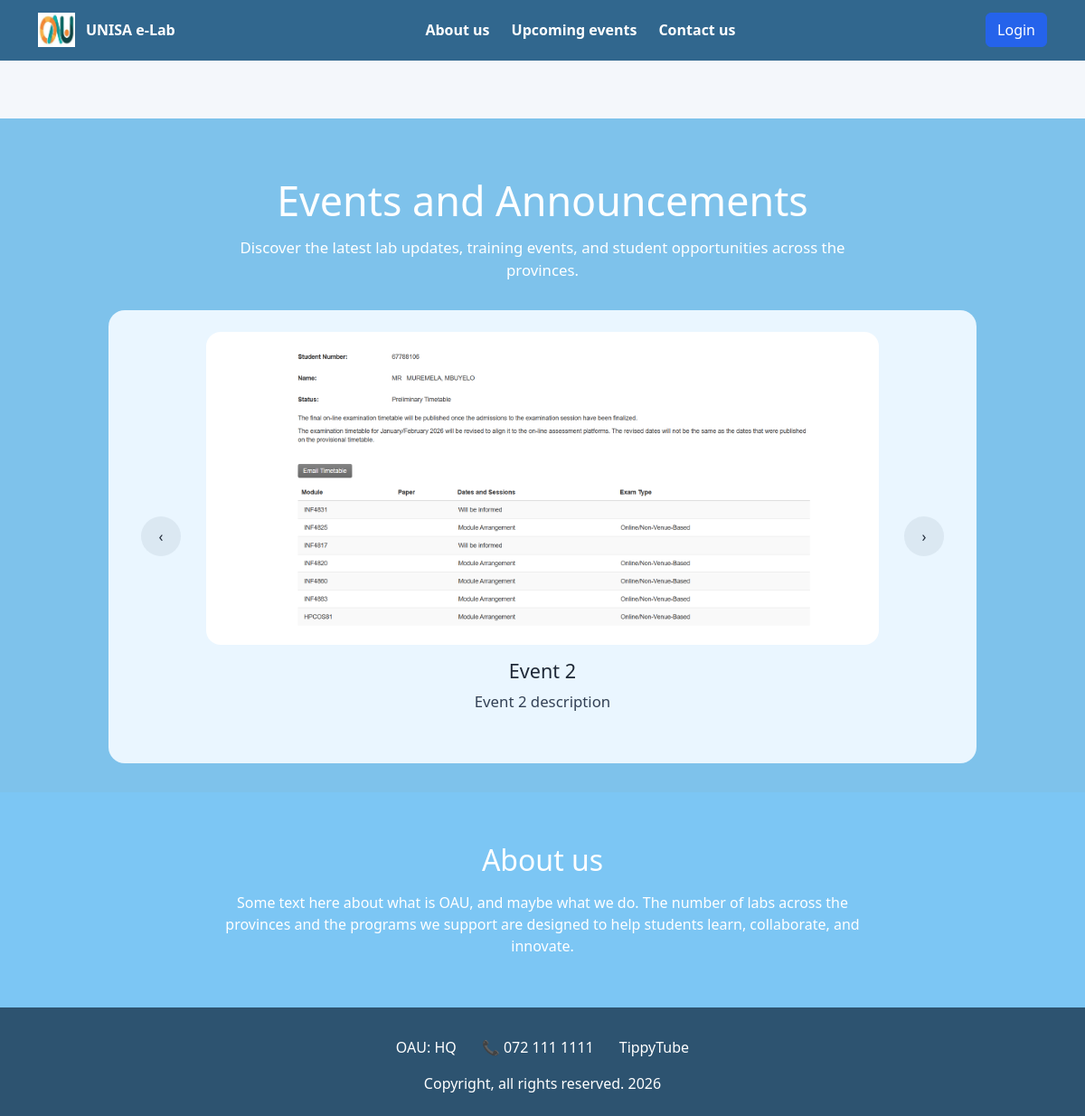
The page / on the database its author committed.
### models/__init__.py (models this page shows)
class EventAnnouncement(db.Model):
    id = db.Column(db.Integer, primary_key=True)
    title = db.Column(db.String(140), nullable=True)
    description = db.Column(db.String(255), nullable=True)
    filename = db.Column(db.String(255), nullable=False)
    content_type = db.Column(db.String(120), nullable=False)
    created_at = db.Column(db.DateTime, default=datetime.utcnow)
    active = db.Column(db.Boolean, default=True)

### app.py (the view)
    @app.route('/')
    def home():
        if current_user.is_authenticated:
            return redirect(url_for('intern.dashboard') if current_user.role == 'intern' else url_for('admin.overview'))
        events = EventAnnouncement.query.filter_by(active=True).order_by(EventAnnouncement.created_at.desc()).all()
        return render_template('landing.html', events=events)

### services/security.py (called while the page is built)
def session_timeout():
    now = datetime.utcnow()
    last_active = session.get('last_active')
    if last_active:
        last = datetime.fromisoformat(last_active)
        if now > last + timedelta(seconds=current_app.config.get('PERMANENT_SESSION_LIFETIME', 1800)):
            session.clear()
    session['last_active'] = now.isoformat()

### templates/landing.html (shortened to what this page needs)
{% extends 'base.html' %}
{% block body %}
<header class="landing-header">
  <div class="container d-flex flex-wrap align-items-center justify-content-between">
    <a class="navbar-brand d-flex align-items-center" href="{{ url_for('home') }}">
      <img src="/static/images/logo.png" alt="UNISA e-Lab logo" class="landing-logo" />
      UNISA e-Lab
    </a>
    <div class="d-none d-md-flex align-items-center gap-4 landing-nav">
      <a href="#about">About us</a>
      <a href="#events">Upcoming events</a>
      <a href="#contact">Contact us</a>
    </div>
    <a href="{{ url_for('auth.login') }}" class="btn btn-success landing-login-btn">Login</a>
  </div>
</header>
<main class="landing-main">
  <section class="landing-hero" id="events">
    <div class="container text-center">
      <h1>Events and Announcements</h1>
      <p>
        Discover the latest lab updates, training events, and student opportunities across the provinces.
      </p>
      <div class="landing-carousel" id="landingCarousel">
        <button id="carouselPrev" class="landing-arrow" aria-label="Previous slide">&#8249;</button>
        <div class="landing-slides">
          {% if events %}
          {% for event in events %}
          <div class="landing-slide {% if loop.first %}active{% endif %}">
            <div class="landing-slide-preview">
              {% if event.content_type.startswith('image/') %}
              <img src="{{ url_for('static', filename='uploads/events/' ~ event.filename) }}" alt="{{ event.title }}" />
              {% endif %}
            </div>
            <div class="slide-text">
              <h5>{{ event.title or 'Upcoming announcement' }}</h5>
              <p>{{ event.description or 'Swipe through the event posters and announcements uploaded by admin.' }}</p>
            </div>
          </div>
          {% endfor %}
          {% endif %}
        </div>
        <button id="carouselNext" class="landing-arrow" aria-label="Next slide">&#8250;</button>
      </div>
    </div>
  </section>
  <section class="landing-about" id="about">
    <div class="container text-center">
      <h2>About us</h2>
      <p>
        Some text here about what is OAU, and maybe what we do. The number of labs across the provinces and the programs we support are designed to help students learn, collaborate, and innovate.
      </p>
    </div>
  </section>
  <footer class="landing-footer" id="contact">
    <div class="container text-center">
      <div class="footer-links mb-3">
        <span>OAU: HQ</span>
        <span>&#128222; 072 111 1111</span>
        <a href="https://www.example.com" target="_blank" rel="noopener">TippyTube</a>
      </div>
      <div>Copyright, all rights reserved. 2026</div>
    </div>
  </footer>
</main>
{% endblock %}

### static/css/style.css (style rules this page uses)
body { font-family: "Segoe UI", Tahoma, Geneva, Verdana, sans-serif; background: #f4f7fb; color: #2c3e50; }
.landing-header { background: #31678e; color: #ffffff; padding: 0.9rem 0; }
.landing-nav { align-items: center; }
.landing-logo { height: 38px; margin-right: 0.75rem; }
.landing-nav a { color: #ffffff; text-decoration: none; font-weight: 600; }
.landing-login-btn { background: #2563eb; border-color: #2563eb; }
.landing-main { margin-top: 4rem; }
.landing-hero { padding: 4rem 0 2rem; background: #7ec2eb; color: #ffffff; }
.landing-hero h1 { font-size: 2.8rem; margin-bottom: 0.75rem; }
.landing-hero p { font-size: 1.05rem; max-width: 680px; margin: 0 auto 2rem; }
.landing-carousel { position: relative; max-width: 960px; margin: 0 auto; background: #eaf6ff; border-radius: 18px; padding: 1.5rem; display: flex; align-items: center; justify-content: space-between; gap: 1rem; }
.landing-slides { flex: 1; position: relative; min-height: 260px; }
.landing-slide { display: none; flex-direction: column; gap: 1rem; }
.landing-slide.active { display: flex; }
.landing-slide-preview { background: #ffffff; border-radius: 16px; overflow: hidden; min-height: 200px; display: flex; align-items: center; justify-content: center; padding: 0.75rem; }
.landing-slide-preview img { width: 100%; max-height: 360px; object-fit: contain; }
.slide-text { color: #1f2937; }
.slide-text h5 { font-size: 1.35rem; margin-bottom: 0.5rem; }
.slide-text p { color: #334155; }
.landing-carousel::before { display: none; }
.landing-arrow { display: inline-flex; align-items: center; justify-content: center; width: 44px; height: 44px; border-radius: 50%; background: rgba(47, 70, 89, 0.08); color: #1f2937; border: none; cursor: pointer; margin: 0 0.75rem; }
.landing-about { padding: 3.5rem 0; background: #7cc6f4; color: #ffffff; }
.landing-about h2 { font-size: 2rem; margin-bottom: 1rem; }
.landing-about p { max-width: 720px; margin: 0 auto; font-size: 1rem; }
.landing-footer { background: #2d5370; color: #ffffff; padding: 2rem 0 1.5rem; }
.landing-footer a { color: #ffffff; text-decoration: none; }
.landing-footer .footer-links { display: flex; align-items: center; justify-content: center; gap: 1.75rem; flex-wrap: wrap; }
.navbar-brand { font-weight: 700; }

### rows shown on the page
EventAnnouncement: filename (picture), title "Event 2", description "Event 2 description"
